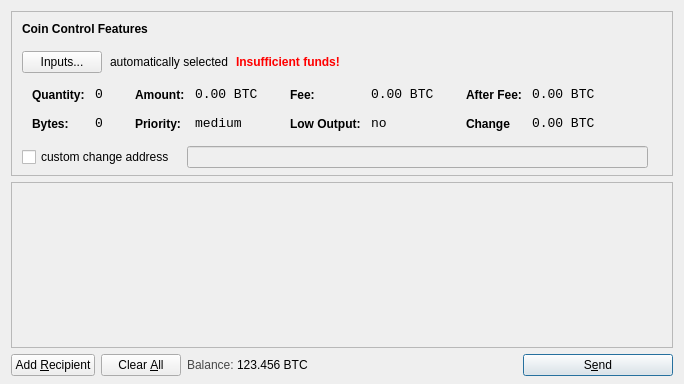
<?xml version="1.0" encoding="UTF-8"?>
<ui version="4.0">
 <class>SendCoinsDialog</class>
 <widget class="QDialog" name="SendCoinsDialog">
  <property name="geometry">
   <rect>
    <x>0</x>
    <y>0</y>
    <width>681</width>
    <height>384</height>
   </rect>
  </property>
  <property name="windowTitle">
   <string>Send Coins</string>
  </property>
  <layout class="QVBoxLayout" name="verticalLayout" stretch="0,1,0">
   <property name="bottomMargin">
    <number>8</number>
   </property>
   <item>
    <widget class="QFrame" name="frameCoinControl">
     <property name="sizePolicy">
      <sizepolicy hsizetype="Expanding" vsizetype="Expanding">
       <horstretch>0</horstretch>
       <verstretch>0</verstretch>
      </sizepolicy>
     </property>
     <property name="maximumSize">
      <size>
       <width>16777215</width>
       <height>16777215</height>
      </size>
     </property>
     <property name="frameShape">
      <enum>QFrame::StyledPanel</enum>
     </property>
     <property name="frameShadow">
      <enum>QFrame::Sunken</enum>
     </property>
     <layout class="QVBoxLayout" name="verticalLayoutCoinControl2">
      <property name="spacing">
       <number>6</number>
      </property>
      <property name="leftMargin">
       <number>0</number>
      </property>
      <property name="topMargin">
       <number>0</number>
      </property>
      <property name="rightMargin">
       <number>0</number>
      </property>
      <property name="bottomMargin">
       <number>6</number>
      </property>
      <item>
       <layout class="QVBoxLayout" name="verticalLayoutCoinControl" stretch="0,0,0,0,1">
        <property name="spacing">
         <number>0</number>
        </property>
        <property name="leftMargin">
         <number>10</number>
        </property>
        <property name="topMargin">
         <number>10</number>
        </property>
        <item>
         <layout class="QHBoxLayout" name="horizontalLayoutCoinControl1">
          <property name="bottomMargin">
           <number>15</number>
          </property>
          <item>
           <widget class="QLabel" name="labelCoinControlFeatures">
            <property name="sizePolicy">
             <sizepolicy hsizetype="Preferred" vsizetype="Maximum">
              <horstretch>0</horstretch>
              <verstretch>0</verstretch>
             </sizepolicy>
            </property>
            <property name="font">
             <font>
              <weight>75</weight>
              <bold>true</bold>
             </font>
            </property>
            <property name="styleSheet">
             <string notr="true">font-weight:bold;</string>
            </property>
            <property name="text">
             <string>Coin Control Features</string>
            </property>
           </widget>
          </item>
         </layout>
        </item>
        <item>
         <layout class="QHBoxLayout" name="horizontalLayoutCoinControl2" stretch="0,0,0,0">
          <property name="spacing">
           <number>8</number>
          </property>
          <property name="bottomMargin">
           <number>10</number>
          </property>
          <item>
           <widget class="QPushButton" name="pushButtonCoinControl">
            <property name="styleSheet">
             <string notr="true"/>
            </property>
            <property name="text">
             <string>Inputs...</string>
            </property>
           </widget>
          </item>
          <item>
           <widget class="QLabel" name="labelCoinControlAutomaticallySelected">
            <property name="text">
             <string>automatically selected</string>
            </property>
            <property name="margin">
             <number>5</number>
            </property>
           </widget>
          </item>
          <item>
           <widget class="QLabel" name="labelCoinControlInsuffFunds">
            <property name="font">
             <font>
              <weight>75</weight>
              <bold>true</bold>
             </font>
            </property>
            <property name="styleSheet">
             <string notr="true">color:red;font-weight:bold;</string>
            </property>
            <property name="text">
             <string>Insufficient funds!</string>
            </property>
            <property name="margin">
             <number>5</number>
            </property>
           </widget>
          </item>
          <item>
           <spacer name="horizontalSpaceTwoColorCoinControl">
            <property name="orientation">
             <enum>Qt::Horizontal</enum>
            </property>
            <property name="sizeHint" stdset="0">
             <size>
              <width>40</width>
              <height>1</height>
             </size>
            </property>
           </spacer>
          </item>
         </layout>
        </item>
        <item>
         <widget class="QWidget" name="widgetCoinControl" native="true">
          <property name="sizePolicy">
           <sizepolicy hsizetype="Preferred" vsizetype="Preferred">
            <horstretch>0</horstretch>
            <verstretch>0</verstretch>
           </sizepolicy>
          </property>
          <property name="minimumSize">
           <size>
            <width>0</width>
            <height>0</height>
           </size>
          </property>
          <property name="styleSheet">
           <string notr="true"/>
          </property>
          <layout class="QHBoxLayout" name="horizontalLayoutCoinControl5">
           <property name="margin">
            <number>0</number>
           </property>
           <item>
            <layout class="QHBoxLayout" name="horizontalLayoutCoinControl3" stretch="0,0,0,1">
             <property name="spacing">
              <number>20</number>
             </property>
             <property name="topMargin">
              <number>0</number>
             </property>
             <property name="bottomMargin">
              <number>10</number>
             </property>
             <item>
              <layout class="QFormLayout" name="formLayoutCoinControl1">
               <property name="horizontalSpacing">
                <number>10</number>
               </property>
               <property name="verticalSpacing">
                <number>14</number>
               </property>
               <property name="leftMargin">
                <number>10</number>
               </property>
               <property name="topMargin">
                <number>4</number>
               </property>
               <property name="rightMargin">
                <number>6</number>
               </property>
               <item row="0" column="0">
                <widget class="QLabel" name="labelCoinControlQuantityText">
                 <property name="styleSheet">
                  <string notr="true">font-weight:bold;</string>
                 </property>
                 <property name="text">
                  <string>Quantity:</string>
                 </property>
                 <property name="margin">
                  <number>0</number>
                 </property>
                </widget>
               </item>
               <item row="0" column="1">
                <widget class="QLabel" name="labelCoinControlQuantity">
                 <property name="font">
                  <font>
                   <family>Monospace</family>
                   <pointsize>10</pointsize>
                  </font>
                 </property>
                 <property name="cursor">
                  <cursorShape>IBeamCursor</cursorShape>
                 </property>
                 <property name="contextMenuPolicy">
                  <enum>Qt::ActionsContextMenu</enum>
                 </property>
                 <property name="text">
                  <string>0</string>
                 </property>
                 <property name="margin">
                  <number>0</number>
                 </property>
                 <property name="textInteractionFlags">
                  <set>Qt::LinksAccessibleByMouse|Qt::TextSelectableByKeyboard|Qt::TextSelectableByMouse</set>
                 </property>
                </widget>
               </item>
               <item row="1" column="0">
                <widget class="QLabel" name="labelCoinControlBytesText">
                 <property name="styleSheet">
                  <string notr="true">font-weight:bold;</string>
                 </property>
                 <property name="text">
                  <string>Bytes:</string>
                 </property>
                </widget>
               </item>
               <item row="1" column="1">
                <widget class="QLabel" name="labelCoinControlBytes">
                 <property name="font">
                  <font>
                   <family>Monospace</family>
                   <pointsize>10</pointsize>
                  </font>
                 </property>
                 <property name="cursor">
                  <cursorShape>IBeamCursor</cursorShape>
                 </property>
                 <property name="contextMenuPolicy">
                  <enum>Qt::ActionsContextMenu</enum>
                 </property>
                 <property name="text">
                  <string>0</string>
                 </property>
                 <property name="textInteractionFlags">
                  <set>Qt::LinksAccessibleByMouse|Qt::TextSelectableByKeyboard|Qt::TextSelectableByMouse</set>
                 </property>
                </widget>
               </item>
              </layout>
             </item>
             <item>
              <layout class="QFormLayout" name="formLayoutCoinControl2">
               <property name="horizontalSpacing">
                <number>10</number>
               </property>
               <property name="verticalSpacing">
                <number>14</number>
               </property>
               <property name="leftMargin">
                <number>6</number>
               </property>
               <property name="topMargin">
                <number>4</number>
               </property>
               <property name="rightMargin">
                <number>6</number>
               </property>
               <item row="0" column="0">
                <widget class="QLabel" name="labelCoinControlAmountText">
                 <property name="styleSheet">
                  <string notr="true">font-weight:bold;</string>
                 </property>
                 <property name="text">
                  <string>Amount:</string>
                 </property>
                 <property name="margin">
                  <number>0</number>
                 </property>
                </widget>
               </item>
               <item row="0" column="1">
                <widget class="QLabel" name="labelCoinControlAmount">
                 <property name="font">
                  <font>
                   <family>Monospace</family>
                   <pointsize>10</pointsize>
                  </font>
                 </property>
                 <property name="cursor">
                  <cursorShape>IBeamCursor</cursorShape>
                 </property>
                 <property name="contextMenuPolicy">
                  <enum>Qt::ActionsContextMenu</enum>
                 </property>
                 <property name="text">
                  <string>0.00 BTC</string>
                 </property>
                 <property name="textInteractionFlags">
                  <set>Qt::LinksAccessibleByMouse|Qt::TextSelectableByKeyboard|Qt::TextSelectableByMouse</set>
                 </property>
                </widget>
               </item>
               <item row="1" column="0">
                <widget class="QLabel" name="labelCoinControlPriorityText">
                 <property name="styleSheet">
                  <string notr="true">font-weight:bold;</string>
                 </property>
                 <property name="text">
                  <string>Priority:</string>
                 </property>
                </widget>
               </item>
               <item row="1" column="1">
                <widget class="QLabel" name="labelCoinControlPriority">
                 <property name="font">
                  <font>
                   <family>Monospace</family>
                   <pointsize>10</pointsize>
                  </font>
                 </property>
                 <property name="cursor">
                  <cursorShape>IBeamCursor</cursorShape>
                 </property>
                 <property name="contextMenuPolicy">
                  <enum>Qt::ActionsContextMenu</enum>
                 </property>
                 <property name="text">
                  <string>medium</string>
                 </property>
                 <property name="textInteractionFlags">
                  <set>Qt::LinksAccessibleByMouse|Qt::TextSelectableByKeyboard|Qt::TextSelectableByMouse</set>
                 </property>
                </widget>
               </item>
              </layout>
             </item>
             <item>
              <layout class="QFormLayout" name="formLayoutCoinControl3">
               <property name="horizontalSpacing">
                <number>10</number>
               </property>
               <property name="verticalSpacing">
                <number>14</number>
               </property>
               <property name="leftMargin">
                <number>6</number>
               </property>
               <property name="topMargin">
                <number>4</number>
               </property>
               <property name="rightMargin">
                <number>6</number>
               </property>
               <item row="0" column="0">
                <widget class="QLabel" name="labelCoinControlFeeText">
                 <property name="styleSheet">
                  <string notr="true">font-weight:bold;</string>
                 </property>
                 <property name="text">
                  <string>Fee:</string>
                 </property>
                 <property name="margin">
                  <number>0</number>
                 </property>
                </widget>
               </item>
               <item row="0" column="1">
                <widget class="QLabel" name="labelCoinControlFee">
                 <property name="font">
                  <font>
                   <family>Monospace</family>
                   <pointsize>10</pointsize>
                  </font>
                 </property>
                 <property name="cursor">
                  <cursorShape>IBeamCursor</cursorShape>
                 </property>
                 <property name="contextMenuPolicy">
                  <enum>Qt::ActionsContextMenu</enum>
                 </property>
                 <property name="text">
                  <string>0.00 BTC</string>
                 </property>
                 <property name="textInteractionFlags">
                  <set>Qt::LinksAccessibleByMouse|Qt::TextSelectableByKeyboard|Qt::TextSelectableByMouse</set>
                 </property>
                </widget>
               </item>
               <item row="1" column="0">
                <widget class="QLabel" name="labelCoinControlLowOutputText">
                 <property name="styleSheet">
                  <string notr="true">font-weight:bold;</string>
                 </property>
                 <property name="text">
                  <string>Low Output:</string>
                 </property>
                </widget>
               </item>
               <item row="1" column="1">
                <widget class="QLabel" name="labelCoinControlLowOutput">
                 <property name="font">
                  <font>
                   <family>Monospace</family>
                   <pointsize>10</pointsize>
                  </font>
                 </property>
                 <property name="cursor">
                  <cursorShape>IBeamCursor</cursorShape>
                 </property>
                 <property name="contextMenuPolicy">
                  <enum>Qt::ActionsContextMenu</enum>
                 </property>
                 <property name="text">
                  <string>no</string>
                 </property>
                 <property name="textInteractionFlags">
                  <set>Qt::LinksAccessibleByMouse|Qt::TextSelectableByKeyboard|Qt::TextSelectableByMouse</set>
                 </property>
                </widget>
               </item>
              </layout>
             </item>
             <item>
              <layout class="QFormLayout" name="formLayoutCoinControl4">
               <property name="horizontalSpacing">
                <number>10</number>
               </property>
               <property name="verticalSpacing">
                <number>14</number>
               </property>
               <property name="leftMargin">
                <number>6</number>
               </property>
               <property name="topMargin">
                <number>4</number>
               </property>
               <property name="rightMargin">
                <number>6</number>
               </property>
               <item row="0" column="0">
                <widget class="QLabel" name="labelCoinControlAfterFeeText">
                 <property name="styleSheet">
                  <string notr="true">font-weight:bold;</string>
                 </property>
                 <property name="text">
                  <string>After Fee:</string>
                 </property>
                 <property name="margin">
                  <number>0</number>
                 </property>
                </widget>
               </item>
               <item row="0" column="1">
                <widget class="QLabel" name="labelCoinControlAfterFee">
                 <property name="font">
                  <font>
                   <family>Monospace</family>
                   <pointsize>10</pointsize>
                  </font>
                 </property>
                 <property name="cursor">
                  <cursorShape>IBeamCursor</cursorShape>
                 </property>
                 <property name="contextMenuPolicy">
                  <enum>Qt::ActionsContextMenu</enum>
                 </property>
                 <property name="text">
                  <string>0.00 BTC</string>
                 </property>
                 <property name="textInteractionFlags">
                  <set>Qt::LinksAccessibleByMouse|Qt::TextSelectableByKeyboard|Qt::TextSelectableByMouse</set>
                 </property>
                </widget>
               </item>
               <item row="1" column="0">
                <widget class="QLabel" name="labelCoinControlChangeText">
                 <property name="styleSheet">
                  <string notr="true">font-weight:bold;</string>
                 </property>
                 <property name="text">
                  <string>Change</string>
                 </property>
                </widget>
               </item>
               <item row="1" column="1">
                <widget class="QLabel" name="labelCoinControlChange">
                 <property name="font">
                  <font>
                   <family>Monospace</family>
                   <pointsize>10</pointsize>
                  </font>
                 </property>
                 <property name="cursor">
                  <cursorShape>IBeamCursor</cursorShape>
                 </property>
                 <property name="contextMenuPolicy">
                  <enum>Qt::ActionsContextMenu</enum>
                 </property>
                 <property name="text">
                  <string>0.00 BTC</string>
                 </property>
                 <property name="textInteractionFlags">
                  <set>Qt::LinksAccessibleByMouse|Qt::TextSelectableByKeyboard|Qt::TextSelectableByMouse</set>
                 </property>
                </widget>
               </item>
              </layout>
             </item>
            </layout>
           </item>
          </layout>
         </widget>
        </item>
        <item>
         <layout class="QHBoxLayout" name="horizontalLayoutCoinControl4" stretch="0,0,0">
          <property name="spacing">
           <number>12</number>
          </property>
          <property name="sizeConstraint">
           <enum>QLayout::SetDefaultConstraint</enum>
          </property>
          <property name="topMargin">
           <number>5</number>
          </property>
          <property name="rightMargin">
           <number>5</number>
          </property>
          <item>
           <widget class="QCheckBox" name="checkBoxCoinControlChange">
            <property name="text">
             <string>custom change address</string>
            </property>
           </widget>
          </item>
          <item>
           <widget class="QLineEdit" name="lineEditCoinControlChange">
            <property name="enabled">
             <bool>false</bool>
            </property>
            <property name="sizePolicy">
             <sizepolicy hsizetype="Expanding" vsizetype="Fixed">
              <horstretch>0</horstretch>
              <verstretch>0</verstretch>
             </sizepolicy>
            </property>
           </widget>
          </item>
          <item>
           <widget class="QLabel" name="labelCoinControlChangeLabel">
            <property name="sizePolicy">
             <sizepolicy hsizetype="Preferred" vsizetype="Expanding">
              <horstretch>0</horstretch>
              <verstretch>0</verstretch>
             </sizepolicy>
            </property>
            <property name="minimumSize">
             <size>
              <width>0</width>
              <height>0</height>
             </size>
            </property>
            <property name="text">
             <string/>
            </property>
            <property name="margin">
             <number>3</number>
            </property>
           </widget>
          </item>
         </layout>
        </item>
        <item>
         <spacer name="verticalSpaceTwoColorCoinControl">
          <property name="orientation">
           <enum>Qt::Vertical</enum>
          </property>
          <property name="sizeHint" stdset="0">
           <size>
            <width>650</width>
            <height>1</height>
           </size>
          </property>
         </spacer>
        </item>
       </layout>
      </item>
     </layout>
    </widget>
   </item>
   <item>
    <widget class="QScrollArea" name="scrollArea">
     <property name="widgetResizable">
      <bool>true</bool>
     </property>
     <widget class="QWidget" name="scrollAreaWidgetContents">
      <property name="geometry">
       <rect>
        <x>0</x>
        <y>0</y>
        <width>661</width>
        <height>158</height>
       </rect>
      </property>
      <layout class="QVBoxLayout" name="verticalLayout_2">
       <property name="margin">
        <number>0</number>
       </property>
       <item>
        <layout class="QVBoxLayout" name="entries">
         <property name="spacing">
          <number>6</number>
         </property>
        </layout>
       </item>
       <item>
        <spacer name="verticalSpacer">
         <property name="orientation">
          <enum>Qt::Vertical</enum>
         </property>
         <property name="sizeHint" stdset="0">
          <size>
           <width>20</width>
           <height>40</height>
          </size>
         </property>
        </spacer>
       </item>
      </layout>
     </widget>
    </widget>
   </item>
   <item>
    <layout class="QHBoxLayout" name="horizontalLayout">
     <item>
      <widget class="QPushButton" name="addButton">
       <property name="toolTip">
        <string>Send to multiple recipients at once</string>
       </property>
       <property name="text">
        <string>Add &amp;Recipient</string>
       </property>
       <property name="icon">
        <iconset resource="../bitcoin.qrc">
         <normaloff>:/icons/add</normaloff>:/icons/add</iconset>
       </property>
       <property name="autoDefault">
        <bool>false</bool>
       </property>
      </widget>
     </item>
     <item>
      <widget class="QPushButton" name="clearButton">
       <property name="sizePolicy">
        <sizepolicy hsizetype="Minimum" vsizetype="Fixed">
         <horstretch>0</horstretch>
         <verstretch>0</verstretch>
        </sizepolicy>
       </property>
       <property name="toolTip">
        <string>Remove all transaction fields</string>
       </property>
       <property name="text">
        <string>Clear &amp;All</string>
       </property>
       <property name="icon">
        <iconset resource="../bitcoin.qrc">
         <normaloff>:/icons/remove</normaloff>:/icons/remove</iconset>
       </property>
       <property name="autoRepeatDelay">
        <number>300</number>
       </property>
       <property name="autoDefault">
        <bool>false</bool>
       </property>
      </widget>
     </item>
     <item>
      <layout class="QHBoxLayout" name="horizontalLayout_2">
       <property name="spacing">
        <number>3</number>
       </property>
       <item>
        <widget class="QLabel" name="label">
         <property name="sizePolicy">
          <sizepolicy hsizetype="Preferred" vsizetype="Fixed">
           <horstretch>0</horstretch>
           <verstretch>0</verstretch>
          </sizepolicy>
         </property>
         <property name="styleSheet">
          <string notr="true">#label { color: #464747; }</string>
         </property>
         <property name="text">
          <string>Balance:</string>
         </property>
        </widget>
       </item>
       <item>
        <widget class="QLabel" name="labelBalance">
         <property name="sizePolicy">
          <sizepolicy hsizetype="Preferred" vsizetype="Fixed">
           <horstretch>0</horstretch>
           <verstretch>0</verstretch>
          </sizepolicy>
         </property>
         <property name="cursor">
          <cursorShape>IBeamCursor</cursorShape>
         </property>
         <property name="styleSheet">
          <string notr="true">#label { color: #464747; }</string>
         </property>
         <property name="text">
          <string>123.456 BTC</string>
         </property>
         <property name="textInteractionFlags">
          <set>Qt::LinksAccessibleByMouse|Qt::TextSelectableByKeyboard|Qt::TextSelectableByMouse</set>
         </property>
        </widget>
       </item>
      </layout>
     </item>
     <item>
      <spacer name="horizontalSpacer">
       <property name="orientation">
        <enum>Qt::Horizontal</enum>
       </property>
       <property name="sizeHint" stdset="0">
        <size>
         <width>40</width>
         <height>20</height>
        </size>
       </property>
      </spacer>
     </item>
     <item>
      <widget class="QPushButton" name="sendButton">
       <property name="minimumSize">
        <size>
         <width>150</width>
         <height>0</height>
        </size>
       </property>
       <property name="toolTip">
        <string>Confirm the send action</string>
       </property>
       <property name="text">
        <string>S&amp;end</string>
       </property>
       <property name="icon">
        <iconset resource="../bitcoin.qrc">
         <normaloff>:/icons/send</normaloff>:/icons/send</iconset>
       </property>
       <property name="default">
        <bool>true</bool>
       </property>
      </widget>
     </item>
    </layout>
   </item>
  </layout>
 </widget>
 <resources>
  <include location="../bitcoin.qrc"/>
 </resources>
 <connections/>
</ui>
